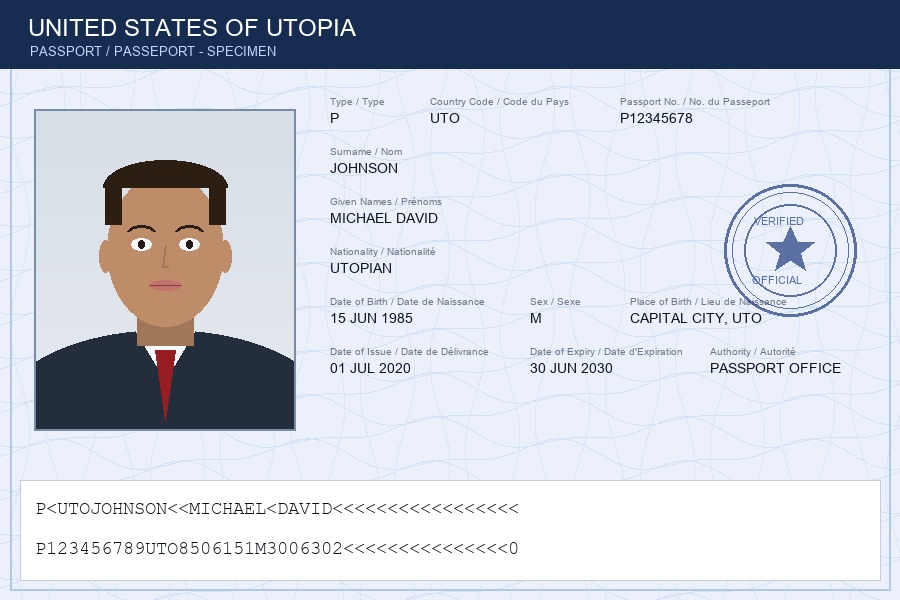
#> input picture data/specimens/authentic_passport.jpg, 900 x 600 px
$ python -i preprocessor.py   (imports and definitions only)
#> lines starting #> are read from the running program, lines starting #| are printed output that depends on the picture; after the words box and inside, x2 and y2 are one past the last pixel; in counts of white or black regions, pixels touching at a corner belong together
#> further down, picture is the input picture: shape (600, 900, 3); mean B, G, R 213.9, 202.7, 197.9
"""
Document Preprocessing and Normalization Pipeline
=================================================
Handles document loading (JPEG/PNG/PDF), orientation correction,
deskewing, noise filtering, and Region of Interest (ROI) segmentation.
"""

import io
import os
import cv2
import numpy as np
from PIL import Image
import pypdf


class DocumentPreprocessor:
    """Preprocesses input document images or PDFs for OCR and forensic analysis."""

    # [54 lines left out: functions load_image, _pdf_bytes_to_image, not called in this run]

    @staticmethod
    def deskew(img: np.ndarray, max_angle: float = 20.0) -> np.ndarray:
        """
        Detects document skew angle using minAreaRect on document contours
        or Hough lines, and rotates image to correct alignment.
        """
#> called with max_angle = 20
        gray = cv2.cvtColor(img, cv2.COLOR_BGR2GRAY)
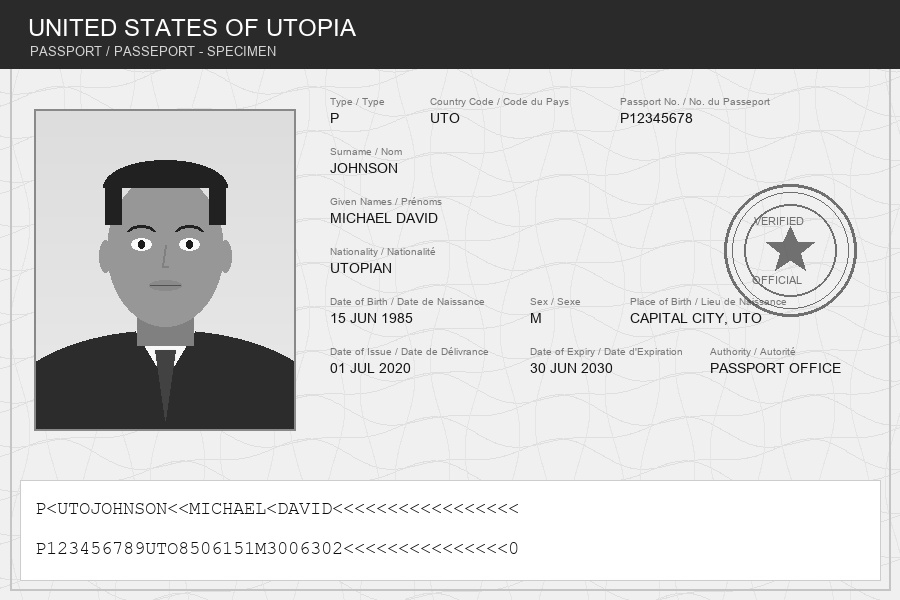
#> gray: shape (600, 900); min 9, max 255, mean 202.6
        # Edge detection
        blur = cv2.GaussianBlur(gray, (5, 5), 0)
        edges = cv2.Canny(blur, 50, 150, apertureSize=3)
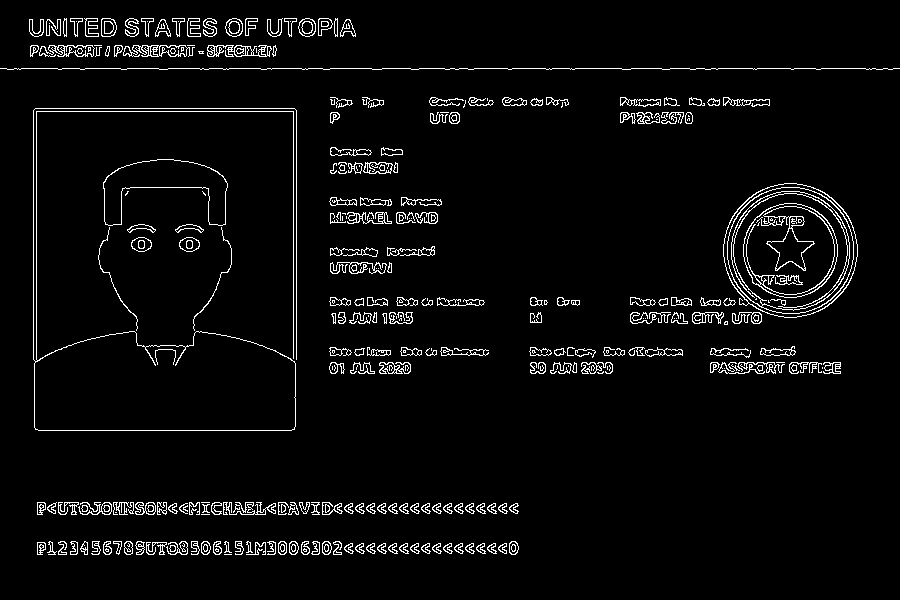
#> edges: shape (600, 900); 4.1% white in thin lines or dots, all inside (x1, y1, x2, y2) = (0, 18, 900, 555)

        lines = cv2.HoughLinesP(edges, 1, np.pi / 180, threshold=100, minLineLength=100, maxLineGap=10)
#> lines = 62 rows, first 6: [0, 68, 899, 68], [33, 111, 296, 111], [38, 430, 291, 430], [33, 359, 33, 110], [35, 108, 294, 108], [36, 361, 36, 112]
        if lines is None or len(lines) == 0:
            return img

        angles = []
        for line in lines:
            coords = line[0] if (hasattr(line, 'shape') and len(line.shape) > 1) else (line[0] if isinstance(line, list) else line)
            try:
                x1, y1, x2, y2 = [int(v) for v in coords]
            except (TypeError, ValueError):
                continue
            if x2 - x1 == 0:
                continue
            angle = np.degrees(np.arctan2(y2 - y1, x2 - x1))
            if abs(angle) <= max_angle:
                angles.append(angle)
#> this loop made 62 passes
#> (x1, y1, x2, y2, angle) on passes 1, 2, 3, 5, 9, 10, 11, 12, 13, 14, 15, 16: (0, 68, 899, 68, 0), (33, 111, 296, 111, 0), (38, 430, 291, 430, 0), (35, 108, 294, 108, 0), (37, 511, 518, 511, 0), (37, 542, 517, 551, 1.07), (341, 547, 517, 544, -0.977), (530, 354, 682, 354, 0), (37, 551, 512, 551, 0), (37, 507, 515, 507, 0), (37, 506, 517, 506, 0), (37, 505, 518, 505, 0)
#> (x1, y1, x2, y2) on passes 4, 6, 7, 8: (33, 359, 33, 110), (36, 361, 36, 112), (296, 359, 296, 110), (293, 361, 293, 112)
#> after the loop, angles = 58 values, max 1.12 at index 26, min -1.61 at index 55, mean 0.0504

        if not angles:
            return img

        median_angle = float(np.median(angles))
#> median_angle = 0
        if abs(median_angle) < 0.5:
            return img  # negligible skew

        # Rotate around image center
        h, w = img.shape[:2]
        center = (w // 2, h // 2)
        rot_matrix = cv2.getRotationMatrix2D(center, median_angle, 1.0)
        rotated = cv2.warpAffine(img, rot_matrix, (w, h), flags=cv2.INTER_CUBIC,
                                 borderMode=cv2.BORDER_REPLICATE)
        return rotated

    # [52 lines left out: functions enhance_for_ocr, extract_mrz_region, extract_viz_region, extract_photo_region, not called in this run]

>>> import cv2
>>> picture = cv2.imread('../../../../data/specimens/authentic_passport.jpg')
>>> result = DocumentPreprocessor().deskew(picture)

$ run again, on data/specimens/authentic_visa.jpg
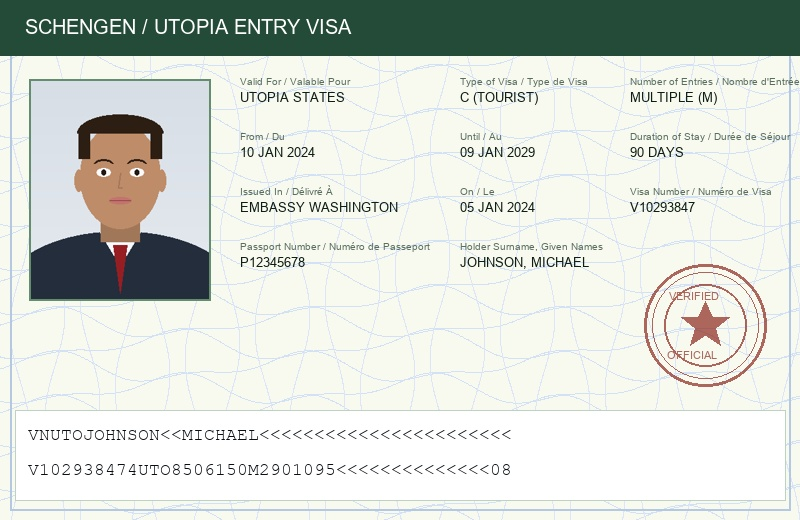
#> input picture data/specimens/authentic_visa.jpg, 800 x 520 px
#> picture is the input picture: shape (520, 800, 3); mean B, G, R 209.8, 216.8, 211.6
#> in deskew, `blur = cv2.GaussianBlur(gray, (5, 5), 0)`:
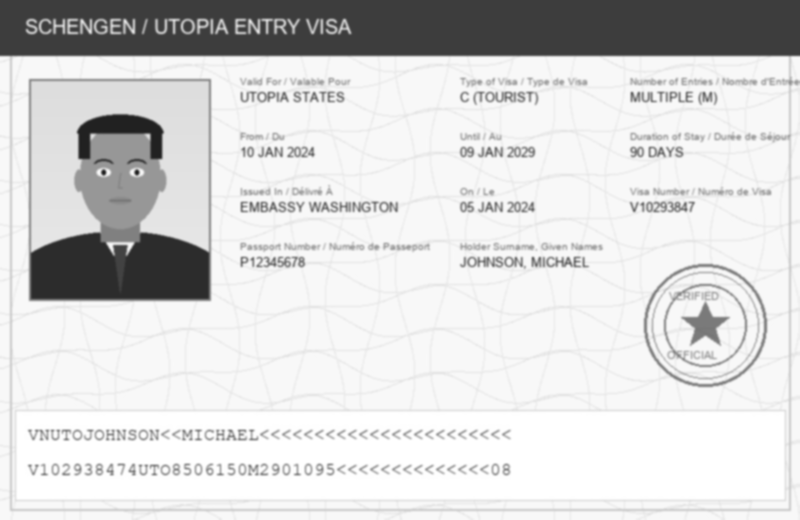
#> blur: shape (520, 800); min 30, max 255, mean 214.4
#> in deskew, `edges = cv2.Canny(blur, 50, 150, apertureSize=3)`:
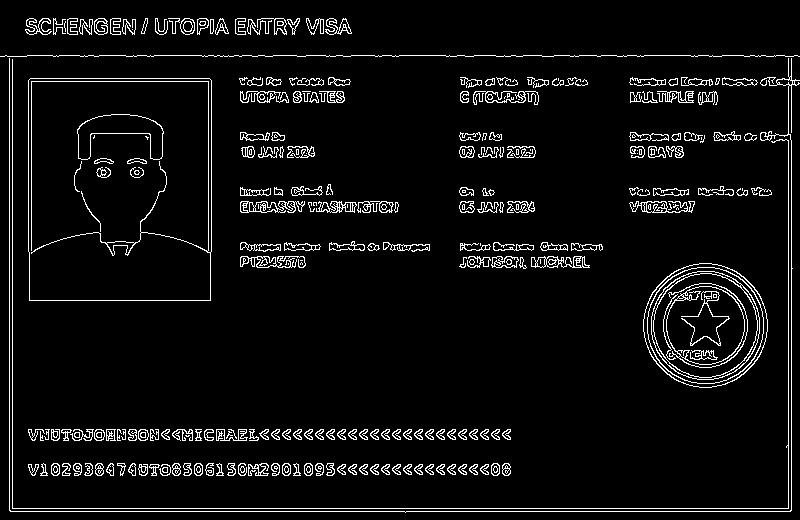
#> edges: shape (520, 800); 5.6% white in thin lines or dots
#> lines = 68 rows, first 6: [9, 508, 791, 508], [10, 511, 790, 511], [9, 510, 9, 56], [27, 55, 541, 55], [791, 510, 791, 56], [12, 507, 12, 56]
#> the loop in deskew, `for line in lines:` made 68 passes
#> (x1, y1, x2, y2, angle) on passes 1, 2, 4, 8, 9, 10, 11, 12: (9, 508, 791, 508, 0), (10, 511, 790, 511, 0), (27, 55, 541, 55, 0), (30, 78, 209, 78, 0), (28, 429, 510, 429, 0), (630, 84, 798, 84, 0), (28, 466, 510, 466, 0), (28, 81, 211, 81, 0)
#> after the loop in deskew, `for line in lines:`: angles = 60 values, max 3.21 at index 51, min -1.89 at index 55, mean -0.00586
#> median_angle = 0
